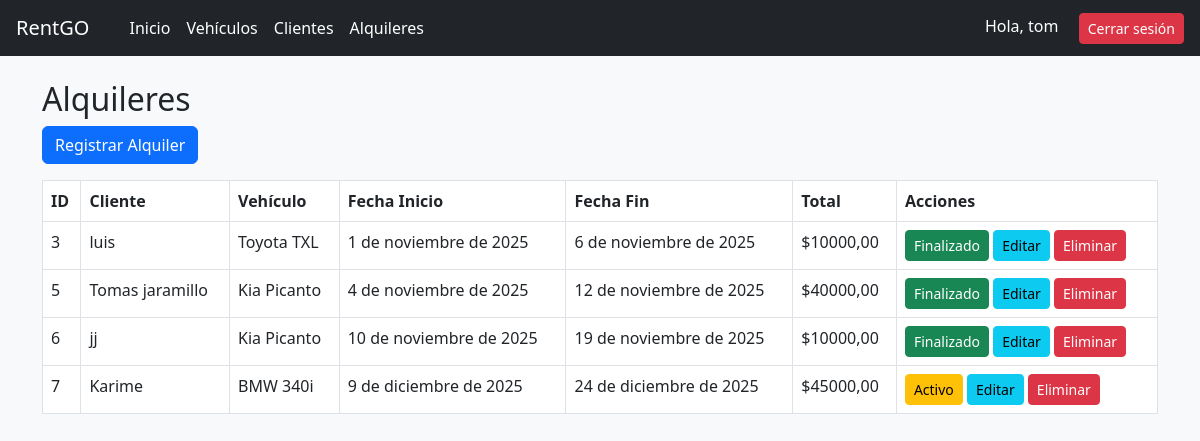
Screenshot of /rentals/ (signed in) with the database file from the repository.
### core/models.py (models this page shows, shortened)
class Rental(models.Model):
    ESTADOS = [
        ('activo', 'Activo'),
        ('finalizado', 'Finalizado'),
        ('cancelado', 'Cancelado'),
    ]
    cliente = models.ForeignKey(Client, on_delete=models.CASCADE, related_name="rentals")
    vehiculo = models.ForeignKey(Vehicle, on_delete=models.CASCADE, related_name="rentals")
    fecha_inicio = models.DateField()
    fecha_fin = models.DateField()
    total = models.DecimalField(max_digits=10, decimal_places=2, default=0)
    estado = models.CharField(max_length=20, choices=ESTADOS, default='activo')

class Client(models.Model):
    nombre = models.CharField(max_length=100)
    email = models.EmailField(unique=True)     # No se puede repetir
    telefono = models.CharField(max_length=20)

class Vehicle(models.Model):
    ESTADOS = [
        ('available', 'Disponible'),
        ('rented', 'Alquilado'),
    ]
    marca = models.CharField(max_length=100)
    modelo = models.CharField(max_length=100)
    placa = models.CharField(max_length=20, unique=True)   # No duplicada
    estado = models.CharField(max_length=20, choices=ESTADOS, default='available')

### core/views.py (the view)
# urls.py: path("rentals/", RentalListView.as_view(), name="rental-list"),
class RentalListView(LoginRequiredMixin, ListView):
    model = Rental
    template_name = 'core/rental_list.html'
    context_object_name = 'rentals'

### core/templates/core/rental_list.html (shortened to what this page needs)
{% extends 'core/base.html' %}
{% block content %}
<h2>Alquileres</h2>
<a href="{% url 'rental-add' %}" class="btn btn-primary mb-3">Registrar Alquiler</a>
<table class="table table-bordered">
    <tr>
        <th>ID</th>
        <th>Cliente</th>
        <th>Vehículo</th>
        <th>Fecha Inicio</th>
        <th>Fecha Fin</th>
        <th>Total</th>
        <th>Acciones</th>
    </tr>
    {% for r in rentals %}
    <tr>
        <td>{{ r.id }}</td>
        <td>{{ r.cliente.nombre }}</td>
        <td>{{ r.vehiculo.marca }} {{ r.vehiculo.modelo }}</td>
        <td>{{ r.fecha_inicio }}</td>
        <td>{{ r.fecha_fin }}</td>
        <td>${{ r.total }}</td>
        <td>
            {% if r.estado == "activo" %}
                <span class="btn btn-warning btn-sm">Activo</span>
            {% elif r.estado == "finalizado" %}
                <span class="btn btn-success btn-sm">Finalizado</span>
            {% elif r.estado == "cancelado" %}
                <span class="btn btn-danger btn-sm">Cancelado</span>
            {% endif %}
            <a class="btn btn-info btn-sm" href="{% url 'rental-edit' r.pk %}">Editar</a>
            <a class="btn btn-danger btn-sm" href="{% url 'rental-delete' r.pk %}">Eliminar</a>
        </td>
    </tr>
    {% endfor %}
</table>
{% endblock %}

### core/templates/core/base.html (shortened to what this page needs)
<!DOCTYPE html>
<html lang="es">
<head>
    <link rel="stylesheet" href="https://cdn.jsdelivr.net/npm/bootstrap@5.3.0/dist/css/bootstrap.min.css">
</head>
<body class="bg-light">
<nav class="navbar navbar-dark bg-dark px-3 d-flex justify-content-between">
    <div class="d-flex align-items-center">
        <a class="navbar-brand text-white" href="/dashboard/">RentGO</a>
        <ul class="navbar-nav flex-row gap-3 ms-4">
            <li class="nav-item"><a class="nav-link text-white" href="/dashboard/">Inicio</a></li>
            <li class="nav-item"><a class="nav-link text-white" href="/vehicles/">Vehículos</a></li>
            <li class="nav-item"><a class="nav-link text-white" href="/clients/">Clientes</a></li>
            <li class="nav-item"><a class="nav-link text-white" href="/rentals/">Alquileres</a></li>
        </ul>
    </div>
    <div>
        {% if user.is_authenticated %}
            <span class="text-white me-3">Hola, {{ user.username }}</span>
            <a href="{% url 'logout' %}" class="btn btn-danger btn-sm">Cerrar sesión</a>
        {% endif %}
    </div>
</nav>
<div class="container mt-4">
    {% block content %}{% endblock %}
</div>
</body>
</html>

### rows the page displays
Rental: id "3", cliente.nombre "luis", vehiculo.marca "Toyota", vehiculo.modelo "TXL", fecha_inicio "1 de noviembre de 2025", fecha_fin "6 de noviembre de 2025", total "10000,00", estado "Finalizado"
Rental: id "5", cliente.nombre "Tomas jaramillo", vehiculo.marca "Kia", vehiculo.modelo "Picanto", fecha_inicio "4 de noviembre de 2025", fecha_fin "12 de noviembre de 2025", total "40000,00", estado "Finalizado"
Rental: id "6", cliente.nombre "jj", vehiculo.marca "Kia", vehiculo.modelo "Picanto", fecha_inicio "10 de noviembre de 2025", fecha_fin "19 de noviembre de 2025", total "10000,00", estado "Finalizado"
Rental: id "7", cliente.nombre "Karime", vehiculo.marca "BMW", vehiculo.modelo "340i", fecha_inicio "9 de diciembre de 2025", fecha_fin "24 de diciembre de 2025", total "45000,00", estado "Activo"

### other values shown
{{ user.username }} "tom"
